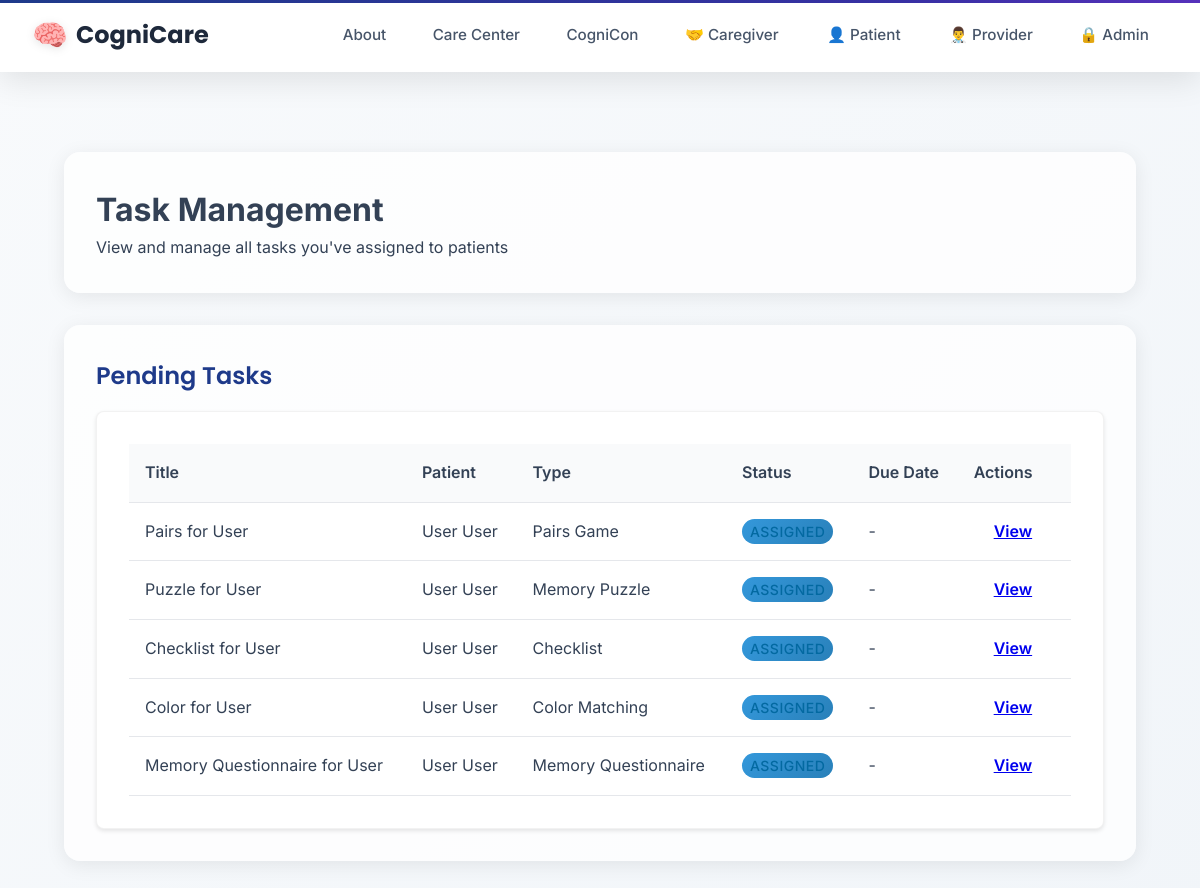
The page /tasks/provider/tasks/ (signed in) on the database its author committed.
### taskmanager/models.py (models this page shows, shortened)
class Task(models.Model):
    title = models.CharField(max_length=200)
    description = models.TextField(blank=True, null=True)
    task_type = models.CharField(max_length=50, choices=TASK_TYPES)
    assigned_by = models.ForeignKey(UserProfile, on_delete=models.CASCADE, related_name='assigned_tasks')
    assigned_to = models.ForeignKey(UserProfile, on_delete=models.CASCADE, related_name='received_tasks')
    status = models.CharField(max_length=20, choices=TASK_STATUS, default='assigned')
    created_at = models.DateTimeField(auto_now_add=True)
    assigned_at = models.DateTimeField(auto_now_add=True)
    due_date = models.DateTimeField(null=True, blank=True)
    completed_at = models.DateTimeField(null=True, blank=True)
    task_config = models.JSONField(default=dict, blank=True)
    class Meta:
        ordering = ['-created_at']

### users/models.py (models this page shows, shortened)
class UserProfile(models.Model):
    USER_TYPES = (
        ('admin', 'Administrator'),
        ('provider', 'Healthcare Provider'),
        ('caregiver', 'Caregiver'),
        ('patient', 'Patient'),
    )
    user = models.OneToOneField(User, on_delete=models.CASCADE, related_name='profile')
    user_type = models.CharField(max_length=20, choices=USER_TYPES)
    provider = models.ForeignKey('self', on_delete=models.SET_NULL, null=True, blank=True,
                                related_name='managed_patients', limit_choices_to={'user_type': 'provider'})
    patient = models.ForeignKey('self', on_delete=models.SET_NULL, null=True, blank=True,
                               related_name='caregivers', limit_choices_to={'user_type': 'patient'})
    linked_patients = models.ManyToManyField(
        'self',
        symmetrical=False,
        related_name='linked_caregivers',
        limit_choices_to={'user_type': 'patient'},
        blank=True,
        help_text="Patients this caregiver can access"
    )

### taskmanager/views.py (the view)
# urls.py: path('provider/tasks/', views.provider_task_management, name='provider_task_management'),
@login_required
def provider_task_management(request):
    if not hasattr(request.user, 'profile') or request.user.profile.user_type != 'provider':
        messages.error(request, 'You do not have permission to access task management.')
        return redirect('home')
    assigned_tasks = Task.objects.filter(assigned_by=request.user.profile)
    context = {
        'assigned_tasks': assigned_tasks,
        'pending_tasks': assigned_tasks.filter(status__in=['assigned', 'in_progress']),
        'completed_tasks': assigned_tasks.filter(status='completed'),
        'overdue_tasks': assigned_tasks.filter(status='overdue')
    }
    return render(request, 'tasks/assign/provider_task_management.html', context)

### templates/tasks/assign/provider_task_management.html (shortened to what this page needs)
{% extends 'layouts/base.html' %}
{% block content %}
<div class="container">
    <div class="section">
        <h1>Task Management</h1>
        <p>View and manage all tasks you've assigned to patients</p>
    </div>
    {% if pending_tasks %}
    <div class="section">
        <h2>Pending Tasks</h2>
        <div class="card">
            <table class="table">
                <thead>
                    <tr>
                        <th>Title</th>
                        <th>Patient</th>
                        <th>Type</th>
                        <th>Status</th>
                        <th>Due Date</th>
                        <th>Actions</th>
                    </tr>
                </thead>
                <tbody>
                    {% for task in pending_tasks %}
                    <tr>
                        <td>{{ task.title }}</td>
                        <td>{{ task.assigned_to.user.get_full_name }}</td>
                        <td>{{ task.get_task_type_display }}</td>
                        <td><span class="status-badge status-{{ task.status }}">{{ task.get_status_display }}</span></td>
                        <td>{% if task.due_date %}{{ task.due_date|date:"M d, Y g:i A" }}{% else %}-{% endif %}</td>
                        <td>
                            <a href="{% url 'taskmanager:task_results' task.id %}" class="mdc-button mdc-button--outlined">View</a>
                        </td>
                    </tr>
                    {% endfor %}
                </tbody>
            </table>
        </div>
    </div>
    {% endif %}
</div>
{% endblock %}

### static/css/design-system.css (style rules this page uses)
.card { background: white; border-radius: 16px; box-shadow: 0 8px 32px rgba(0,0,0,0.1); border: 1px solid rgba(0,0,0,0.05); overflow: hidden; transition: all 0.3s ease; }

### templates/layouts/base.html (style rules this page uses)
:root { --patient-primary: #9333ea; --patient-secondary: #7c3aed; --patient-accent: #8b5cf6; --caregiver-primary: #059669; --caregiver-secondary: #047857; --caregiver-accent: #10b981; --provider-primary: #1e3a8a; --provider-secondary: #1e40af; --provider-accent: #3730a3; --admin-primary: #1a202c; --admin-secondary: #2d3748; --admin-accent: #fbbf24; --neutral-50: #f8fafc; --neutral-100: #f1f5f9; --neutral-200: #e2e8f0; --neutral-300: #cbd5e1; --neutral-400: #94a3b8; --neutral-500: #64748b; --neutral-600: #475569; --neutral-700: #334155; --neutral-800: #1e293b; --neutral-900: #0f172a; }
* { margin: 0; padding: 0; box-sizing: border-box; }
body { background: linear-gradient(135deg, var(--neutral-50) 0%, var(--neutral-100) 100%); font-family: 'Inter', -apple-system, BlinkMacSystemFont, 'Segoe UI', Roboto, sans-serif; min-height: 100vh; color: var(--neutral-700); line-height: 1.6; }
.mdc-button { height: 40px; padding: 0 20px; border-radius: 10px; font-weight: 600; text-transform: none; font-family: 'Inter', sans-serif; transition: all 0.3s ease; }
.section { margin-bottom: 3rem; padding: 2rem; background: rgba(255, 255, 255, 0.8); border-radius: 16px; box-shadow: 0 4px 20px rgba(0, 0, 0, 0.08); }
.section h2 { color: var(--provider-primary); font-weight: 600; margin-bottom: 1rem; font-family: 'Poppins', sans-serif; }
.status-badge { padding: 0.4rem 0.8rem; border-radius: 20px; font-size: 0.85rem; font-weight: 600; text-transform: uppercase; letter-spacing: 0.5px; }
.status-assigned { background: linear-gradient(135deg, #3498db, #2980b9); color: white; }
.card { background: white; border-radius: 16px; box-shadow: 0 8px 32px rgba(0,0,0,0.1); border: 1px solid rgba(0,0,0,0.05); overflow: hidden; transition: all 0.3s ease; }

### templates/tasks/assign/provider_task_management.html (style rules this page uses)
.container { max-width: 1200px; margin: 0 auto; padding: 2rem; }
.section { margin-bottom: 2rem; }
.card { background: white; border-radius: 8px; box-shadow: 0 2px 4px rgba(0,0,0,0.1); overflow: hidden; padding: 2rem; }
.table { width: 100%; border-collapse: collapse; }
.table th, .table td { padding: 1rem; text-align: left; border-bottom: 1px solid #e5e7eb; }
.table th { background-color: #f9fafb; font-weight: 600; }
.status-badge { padding: 0.25rem 0.5rem; border-radius: 9999px; font-size: 0.875rem; font-weight: 500; }
.status-assigned { background-color: #e0f2fe; color: #0369a1; }

### rows shown on the page
Task: title "Pairs for User", assigned_to.user.get_full_name "User User", task_type "Pairs Game", status "ASSIGNED"
Task: title "Puzzle for User", assigned_to.user.get_full_name "User User", task_type "Memory Puzzle", status "ASSIGNED"
Task: title "Checklist for User", assigned_to.user.get_full_name "User User", task_type "Checklist", status "ASSIGNED"
Task: title "Color for User", assigned_to.user.get_full_name "User User", task_type "Color Matching", status "ASSIGNED"
Task: title "Memory Questionnaire for User", assigned_to.user.get_full_name "User User", task_type "Memory Questionnaire", status "ASSIGNED"
